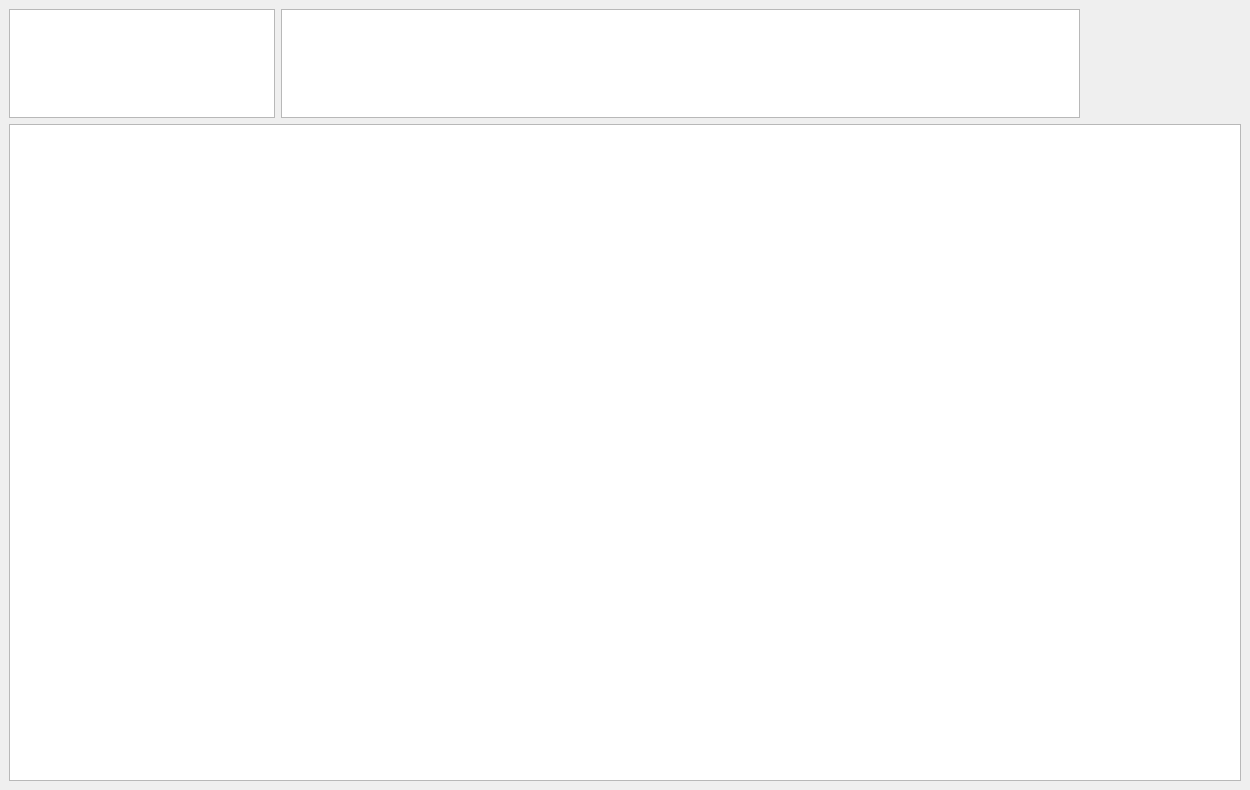
<?xml version="1.0" encoding="UTF-8"?>
<ui version="4.0">
 <class>PythonEditor</class>
 <widget class="QMainWindow" name="PythonEditor">
  <property name="geometry">
   <rect>
    <x>0</x>
    <y>0</y>
    <width>1250</width>
    <height>790</height>
   </rect>
  </property>
  <property name="minimumSize">
   <size>
    <width>1250</width>
    <height>790</height>
   </size>
  </property>
  <property name="windowTitle">
   <string>Python Editor</string>
  </property>
  <widget class="QWidget" name="centralwidget">
   <layout class="QGridLayout" name="gridLayout" rowstretch="1,6" columnstretch="2,6,1">
    <item row="0" column="2">
     <widget class="CommandBar" name="CommandBar">
      <property name="minimumSize">
       <size>
        <width>155</width>
        <height>30</height>
       </size>
      </property>
      <property name="maximumSize">
       <size>
        <width>155</width>
        <height>30</height>
       </size>
      </property>
     </widget>
    </item>
    <item row="0" column="1">
     <widget class="TextEdit" name="ShowDef">
      <property name="enabled">
       <bool>true</bool>
      </property>
      <property name="font">
       <font>
        <family>Segoe UI</family>
        <pointsize>12</pointsize>
        <bold>false</bold>
       </font>
      </property>
      <property name="focusPolicy">
       <enum>Qt::NoFocus</enum>
      </property>
      <property name="readOnly">
       <bool>true</bool>
      </property>
     </widget>
    </item>
    <item row="0" column="0">
     <widget class="ListView" name="ShowVar"/>
    </item>
    <item row="1" column="0" colspan="3">
     <widget class="TextEdit" name="Editor">
      <property name="font">
       <font>
        <family>Segoe UI</family>
        <pointsize>14</pointsize>
        <bold>false</bold>
       </font>
      </property>
      <property name="html">
       <string>&lt;!DOCTYPE HTML PUBLIC &quot;-//W3C//DTD HTML 4.0//EN&quot; &quot;http://www.w3.org/TR/REC-html40/strict.dtd&quot;&gt;
&lt;html&gt;&lt;head&gt;&lt;meta name=&quot;qrichtext&quot; content=&quot;1&quot; /&gt;&lt;meta charset=&quot;utf-8&quot; /&gt;&lt;style type=&quot;text/css&quot;&gt;
p, li { white-space: pre-wrap; }
hr { height: 1px; border-width: 0; }
li.unchecked::marker { content: &quot;\2610&quot;; }
li.checked::marker { content: &quot;\2612&quot;; }
&lt;/style&gt;&lt;/head&gt;&lt;body style=&quot; font-family:'Segoe UI','Microsoft YaHei','PingFang SC'; font-size:14pt; font-weight:400; font-style:normal;&quot;&gt;
&lt;p style=&quot;-qt-paragraph-type:empty; margin-top:0px; margin-bottom:0px; margin-left:0px; margin-right:0px; -qt-block-indent:0; text-indent:0px;&quot;&gt;&lt;br /&gt;&lt;/p&gt;&lt;/body&gt;&lt;/html&gt;</string>
      </property>
     </widget>
    </item>
   </layout>
  </widget>
 </widget>
 <customwidgets>
  <customwidget>
   <class>TextEdit</class>
   <extends>QTextEdit</extends>
   <header>qfluentwidgets</header>
  </customwidget>
  <customwidget>
   <class>CommandBar</class>
   <extends>QFrame</extends>
   <header>qfluentwidgets</header>
  </customwidget>
  <customwidget>
   <class>ListView</class>
   <extends>QListView</extends>
   <header>qfluentwidgets</header>
  </customwidget>
 </customwidgets>
 <resources/>
 <connections/>
</ui>
